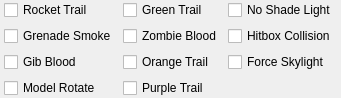
<?xml version="1.0" encoding="UTF-8"?>
<ui version="4.0">
 <class>studiomodel::FlagsPanel</class>
 <widget class="QWidget" name="studiomodel::FlagsPanel">
  <property name="geometry">
   <rect>
    <x>0</x>
    <y>0</y>
    <width>305</width>
    <height>94</height>
   </rect>
  </property>
  <property name="windowTitle">
   <string>Form</string>
  </property>
  <layout class="QHBoxLayout" name="horizontalLayout">
   <property name="sizeConstraint">
    <enum>QLayout::SetFixedSize</enum>
   </property>
   <property name="leftMargin">
    <number>4</number>
   </property>
   <property name="topMargin">
    <number>0</number>
   </property>
   <property name="rightMargin">
    <number>4</number>
   </property>
   <property name="bottomMargin">
    <number>0</number>
   </property>
   <item>
    <layout class="QVBoxLayout" name="verticalLayout">
     <property name="sizeConstraint">
      <enum>QLayout::SetDefaultConstraint</enum>
     </property>
     <item>
      <widget class="QCheckBox" name="RocketTrail">
       <property name="text">
        <string>Rocket Trail</string>
       </property>
      </widget>
     </item>
     <item>
      <widget class="QCheckBox" name="GrenadeSmoke">
       <property name="text">
        <string>Grenade Smoke</string>
       </property>
      </widget>
     </item>
     <item>
      <widget class="QCheckBox" name="GibBlood">
       <property name="text">
        <string>Gib Blood</string>
       </property>
      </widget>
     </item>
     <item>
      <widget class="QCheckBox" name="ModelRotate">
       <property name="text">
        <string>Model Rotate</string>
       </property>
      </widget>
     </item>
     <item>
      <spacer name="verticalSpacer">
       <property name="orientation">
        <enum>Qt::Vertical</enum>
       </property>
       <property name="sizeHint" stdset="0">
        <size>
         <width>20</width>
         <height>0</height>
        </size>
       </property>
      </spacer>
     </item>
    </layout>
   </item>
   <item>
    <layout class="QVBoxLayout" name="verticalLayout_2">
     <item>
      <widget class="QCheckBox" name="GreenTrail">
       <property name="text">
        <string>Green Trail</string>
       </property>
      </widget>
     </item>
     <item>
      <widget class="QCheckBox" name="ZombieBlood">
       <property name="text">
        <string>Zombie Blood</string>
       </property>
      </widget>
     </item>
     <item>
      <widget class="QCheckBox" name="OrangeTrail">
       <property name="text">
        <string>Orange Trail</string>
       </property>
      </widget>
     </item>
     <item>
      <widget class="QCheckBox" name="PurpleTrail">
       <property name="text">
        <string>Purple Trail</string>
       </property>
      </widget>
     </item>
     <item>
      <spacer name="verticalSpacer_2">
       <property name="orientation">
        <enum>Qt::Vertical</enum>
       </property>
       <property name="sizeHint" stdset="0">
        <size>
         <width>20</width>
         <height>0</height>
        </size>
       </property>
      </spacer>
     </item>
    </layout>
   </item>
   <item>
    <layout class="QVBoxLayout" name="verticalLayout_3">
     <item>
      <widget class="QCheckBox" name="NoShadeLight">
       <property name="text">
        <string>No Shade Light</string>
       </property>
      </widget>
     </item>
     <item>
      <widget class="QCheckBox" name="HitboxCollision">
       <property name="text">
        <string>Hitbox Collision</string>
       </property>
      </widget>
     </item>
     <item>
      <widget class="QCheckBox" name="ForceSkylight">
       <property name="text">
        <string>Force Skylight</string>
       </property>
      </widget>
     </item>
     <item>
      <spacer name="verticalSpacer_3">
       <property name="orientation">
        <enum>Qt::Vertical</enum>
       </property>
       <property name="sizeHint" stdset="0">
        <size>
         <width>20</width>
         <height>0</height>
        </size>
       </property>
      </spacer>
     </item>
    </layout>
   </item>
  </layout>
 </widget>
 <resources/>
 <connections/>
</ui>
